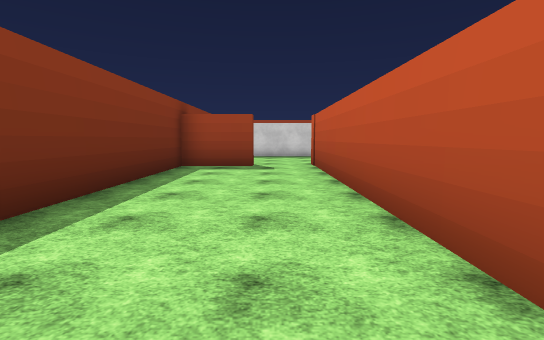
view 1 (above)

24 first-person views from a walk through a Unity game level. The camera is 1.5 m above the floor, tilts 6° down and sees 85° across. The floor is counted in squares, 2 m on a side. Each view is taken from the middle of a square. On the plan, view 1 faces up. The plan holds only what a view shows up to about 10 squares ahead; the rest is blank. Some surface patterns are stand-ins.

view 2
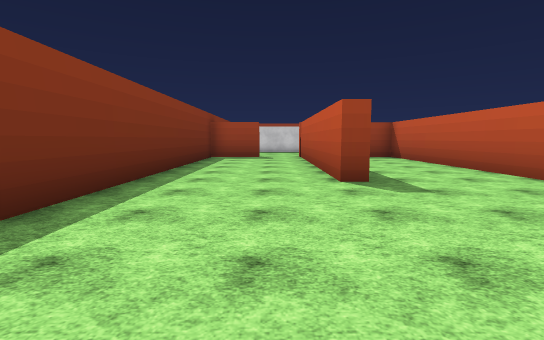

view 3
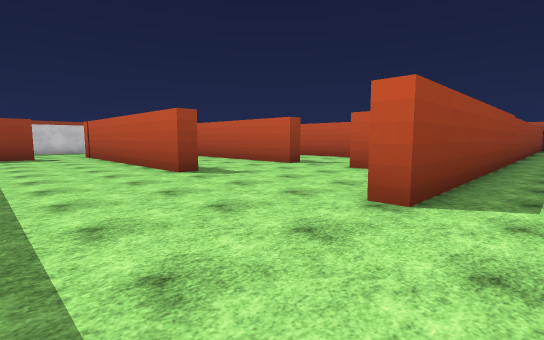

view 4
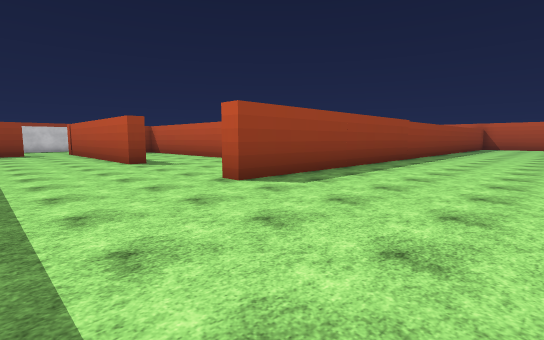

view 5
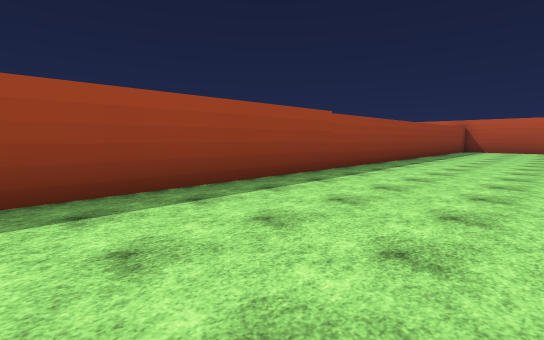

view 6
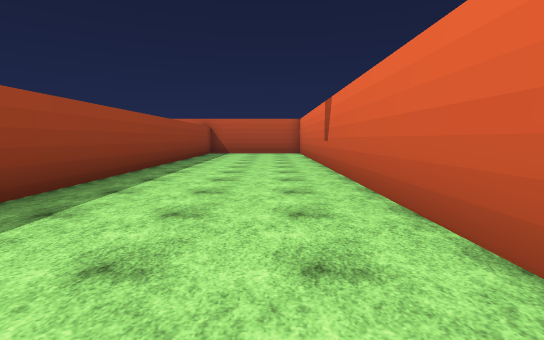

view 7
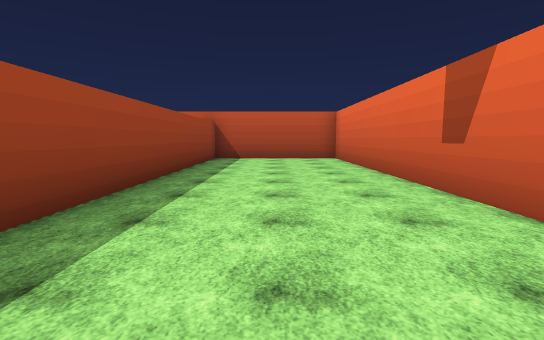

view 8
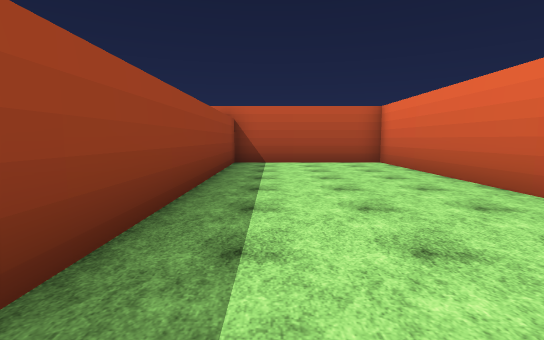

view 9
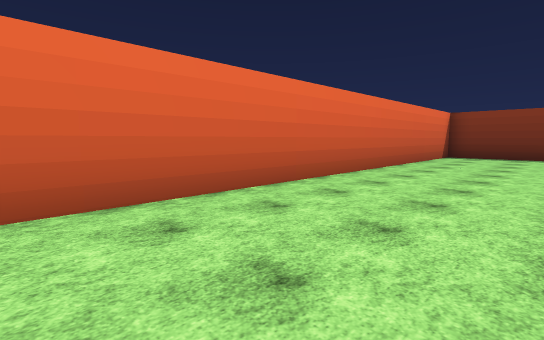

view 10
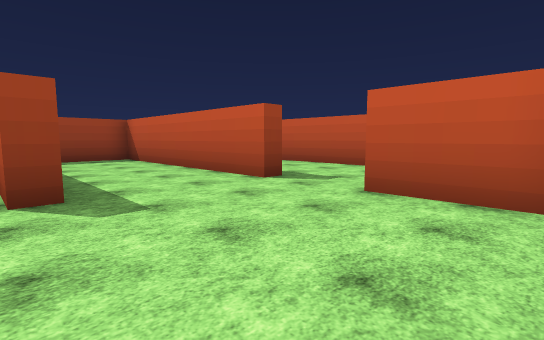

view 11
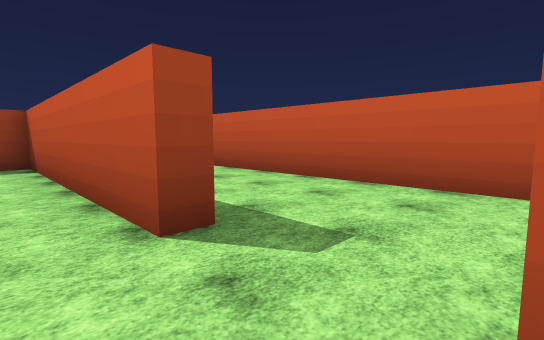

view 12
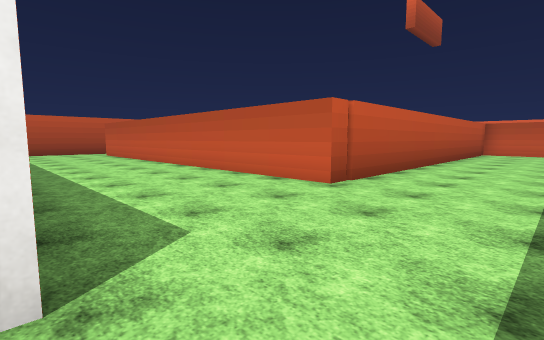

view 13
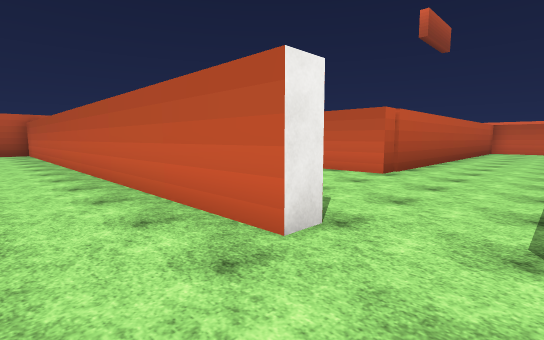

view 14
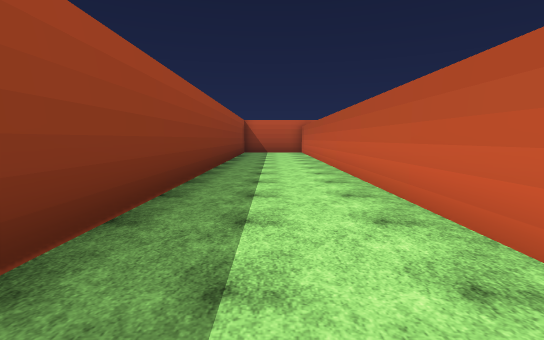

view 15
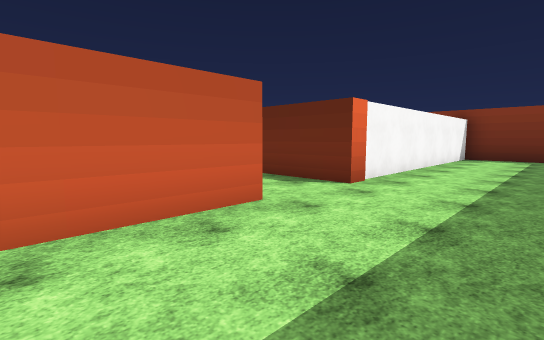

view 16
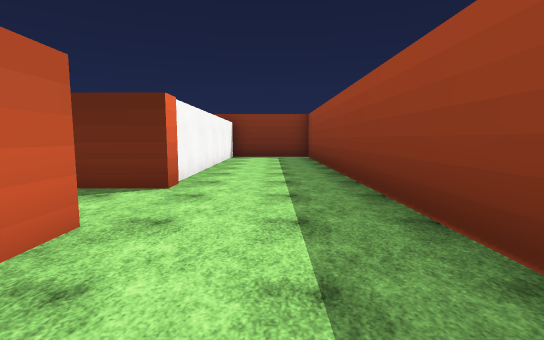

view 17
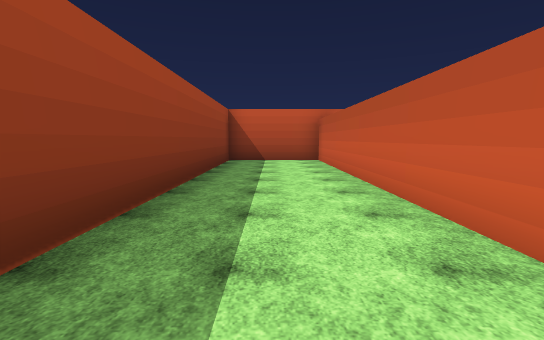

view 18
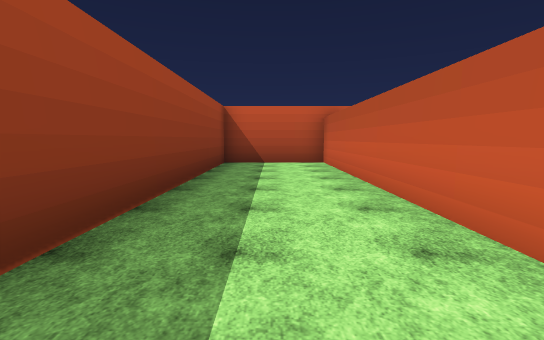

view 19
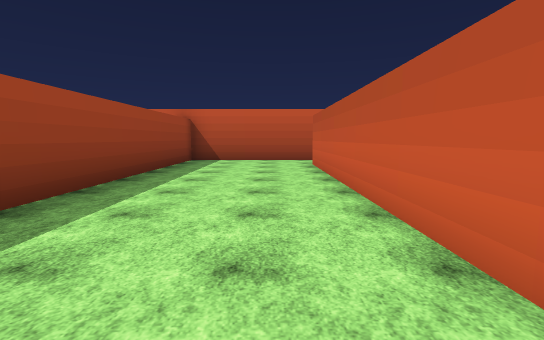

view 20
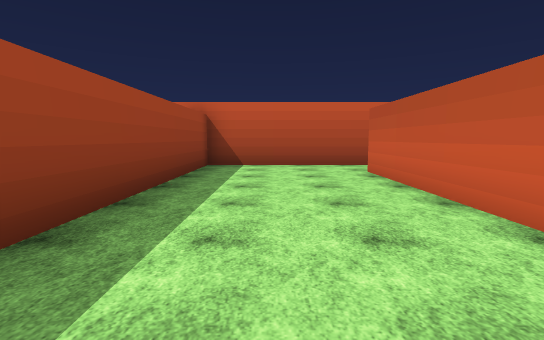

view 21
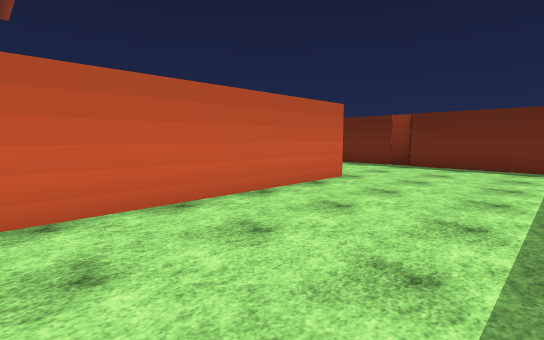

view 22
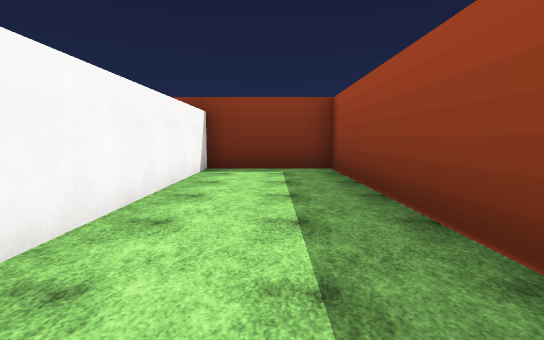

view 23
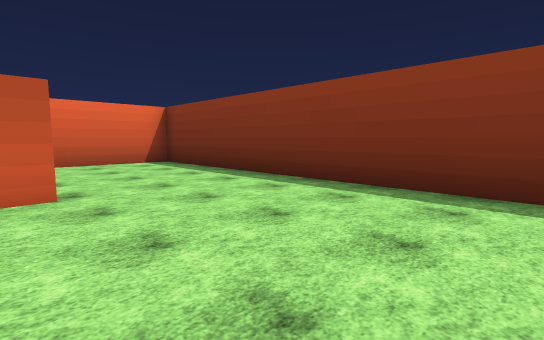

view 24
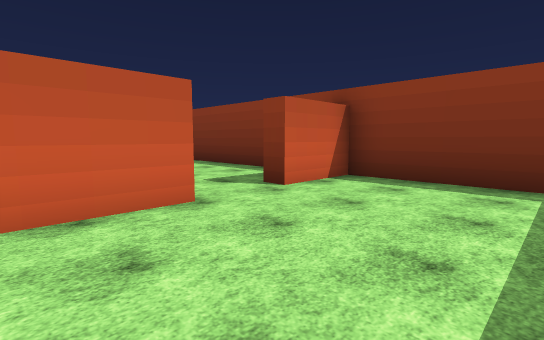

### Floor plan
Points are (right, up) in squares from view 1. A wall is a line through its corners. A room is listed if a view was taken in it or the views show most of it. See-through windows are left out.
Room 1 (views 1, 2, 3, 4, 5, 6, 7, 8, 9, 10, 11, 23)
walls: (5, -2.9) (5, -0.9); (5.5, 1.2) (5, 1.2) (5, 8.2) (2.9, 8.2); (1.8, 1.2) (1.2, 1.2) (1.2, 8.8); (-0.5, 8.2) (-2.5, 8.2) (-2.5, -8.5) (22.5, -8.5) (22.5, -3.8) (1.2, -3.8) (1.2, -3.3) (1.9, -3.3)
ways out: opening at (5, 0.5) to room 2; opening at (0.5, 8) to room 4
Room 2 (views 12, 19, 20, 21)
walls: (7.5, 12.8) (7.5, 13.4); (5.5, 13.4) (5.5, 6.8); (8.8, -0.8) (8.8, 8.8) (20.9, 8.8); (22.5, 8.1) (22.5, 12.8) (15, 12.8)
ways out: opening at (5, 0.5) to room 1; opening at (6.5, 13) to room 3
Room 3 (views 13, 14, 15, 16, 17, 18, 22)
walls: (7.5, 13.4) (22.5, 13.4) (22.5, 16.5) (-2.5, 16.5) (-2.5, 13.4) (5.5, 13.4)
ways out: opening at (6.5, 13) to room 2
Room 4 (view 24)
walls: (1.2, 8.8) (3, 8.8); (-2.5, 11.9) (-2.5, 8.8) (-0.5, 8.8) (-0.5, 8.2)
ways out: opening at (0.5, 8) to room 1

Where each view was taken, in squares from view 1:
view 1: 0 up, 0 right, facing up
view 2: 4 down, 0 right, facing up
view 3: 5 down, 2 left, facing up-right
view 4: 8 down, 2 left, facing up-right
view 5: 8 down, 3 right, facing up-right
view 6: 7 down, 7 right, facing right
view 7: 6 down, 11 right, facing right
view 8: 5 down, 13 right, facing right
view 9: 5 down, 11 right, facing down-left
view 10: 3 down, 1 right, facing up-right
view 11: 1 down, 4 right, facing up-right
view 12: 13 up, 6 right, facing down-right
view 13: 15 up, 6 right, facing down-right
view 14: 15 up, 6 right, facing right
view 15: 16 up, 10 right, facing down-left
view 16: 15 up, 10 right, facing left
view 17: 15 up, 12 right, facing right
view 18: 15 up, 13 right, facing right
view 19: 10 up, 12 right, facing right
view 20: 11 up, 14 right, facing right
view 21: 12 up, 14 right, facing down-left
view 22: 15 up, 5 right, facing left
view 23: 1 up, 2 right, facing down-left
view 24: 12 up, 3 right, facing down-left
